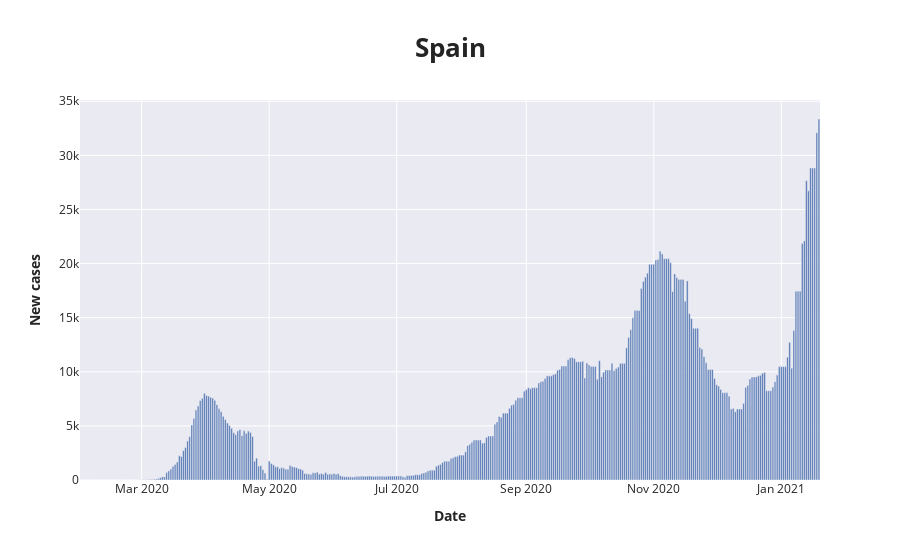
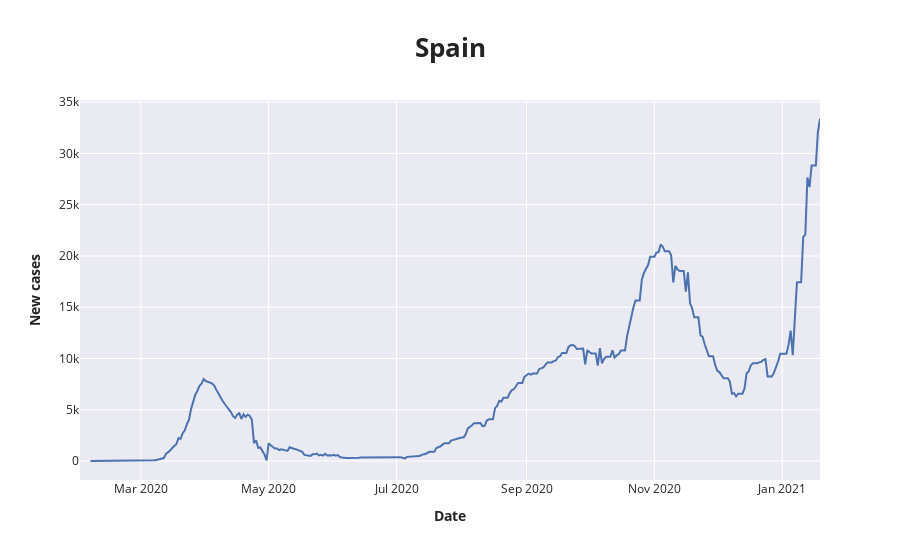
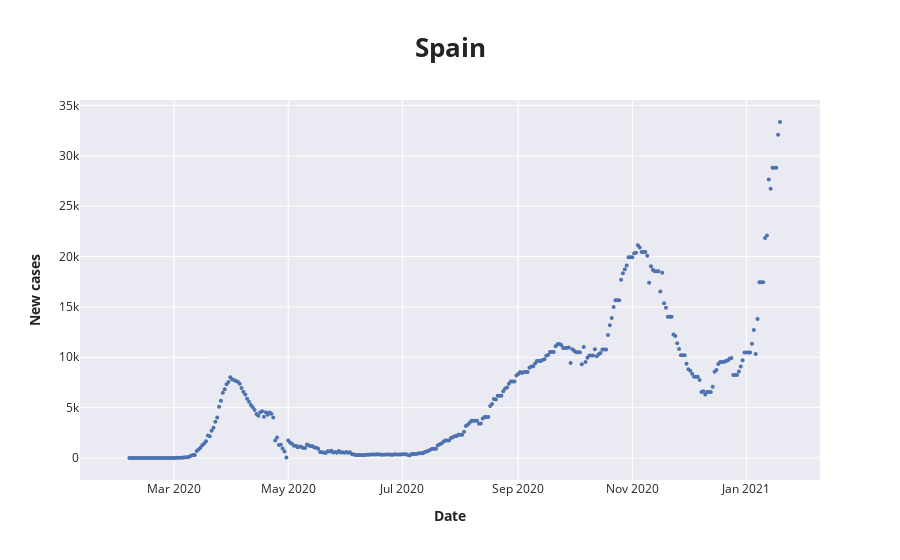
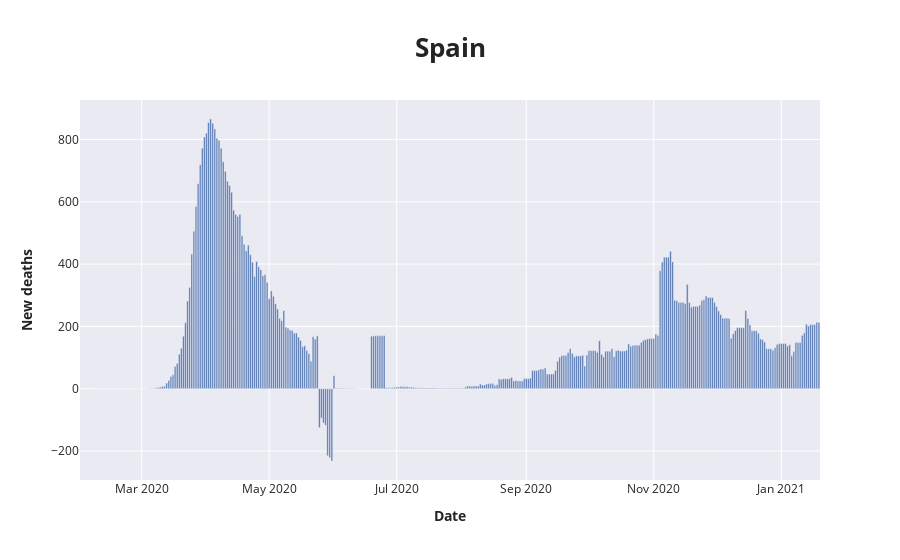

The cell these charts' notebook holds for them, in order:
### Code cell
make_barplot(c_df, "date", "new_cases_smoothed", "Date", "New cases", country)
make_lineplot(c_df, "date", "new_cases_smoothed", "Date", "New cases", country)
make_scatter(c_df, "date", "new_cases_smoothed", "Date", "New cases", country)
make_barplot(c_df, "date", "new_deaths_smoothed", "Date", "New deaths", country)
make_lineplot(c_df, "date", "new_deaths_smoothed", "Date", "New deaths", country)
make_scatter(c_df, "date", "new_deaths_smoothed", "Date", "New deaths", country)

### Figure 1 — Plotly figure (JSON) as saved in the notebook; plotly's stock layout.template omitted (floating-point values rounded to 4 significant figures; data arrays with more than 128 entries replaced by an {"elided": "..."} marker saying what was removed)
{"data": [{"alignmentgroup": "True", "hovertemplate": "<b>Date</b>=%{x}<br><b>New cases</b>=%{y}<extra></extra>", "legendgroup": "", "marker": {"color": "rgb(76,114,176)"}, "name": "", "offsetgroup": "", "orientation": "v", "showlegend": false, "textposition": "auto", "type": "bar", "x": {"elided": "354 str values"}, "xaxis": "x", "y": {"elided": "354 float values"}, "yaxis": "y"}], "layout": {"barmode": "relative", "legend": {"tracegroupgap": 0}, "title": {"text": "<span style=\"font-size: 26px;\"><b>Spain</b></span>", "y": 0.92}, "xaxis": {"anchor": "y", "domain": [0, 1], "title": {"text": "<b>Date</b>"}}, "yaxis": {"anchor": "x", "domain": [0, 1], "title": {"text": "<b>New cases</b>"}}}}

### Figure 2 — Plotly figure (JSON) as saved in the notebook; plotly's stock layout.template omitted (floating-point values rounded to 4 significant figures; data arrays with more than 128 entries replaced by an {"elided": "..."} marker saying what was removed)
{"data": [{"hovertemplate": "<b>Date</b>=%{x}<br><b>New cases</b>=%{y}<extra></extra>", "legendgroup": "", "line": {"color": "rgb(76,114,176)", "dash": "solid"}, "mode": "lines", "name": "", "orientation": "v", "showlegend": false, "type": "scatter", "x": {"elided": "354 str values"}, "xaxis": "x", "y": {"elided": "354 float values"}, "yaxis": "y"}], "layout": {"legend": {"tracegroupgap": 0}, "title": {"text": "<span style=\"font-size: 26px;\"><b>Spain</b></span>", "y": 0.92}, "xaxis": {"anchor": "y", "domain": [0, 1], "title": {"text": "<b>Date</b>"}}, "yaxis": {"anchor": "x", "domain": [0, 1], "title": {"text": "<b>New cases</b>"}}}}

### Figure 3 — Plotly figure (JSON) as saved in the notebook; plotly's stock layout.template omitted (floating-point values rounded to 4 significant figures; data arrays with more than 128 entries replaced by an {"elided": "..."} marker saying what was removed)
{"data": [{"hovertemplate": "<b>Date</b>=%{x}<br><b>New cases</b>=%{y}<extra></extra>", "legendgroup": "", "marker": {"color": "rgb(76,114,176)", "size": 4, "symbol": "circle"}, "mode": "markers", "name": "", "orientation": "v", "showlegend": false, "type": "scatter", "x": {"elided": "354 str values"}, "xaxis": "x", "y": {"elided": "354 float values"}, "yaxis": "y"}], "layout": {"legend": {"tracegroupgap": 0}, "title": {"text": "<span style=\"font-size: 26px;\"><b>Spain</b></span>", "y": 0.92}, "xaxis": {"anchor": "y", "domain": [0, 1], "title": {"text": "<b>Date</b>"}}, "yaxis": {"anchor": "x", "domain": [0, 1], "title": {"text": "<b>New cases</b>"}}}}

### Figure 4 — Plotly figure (JSON) as saved in the notebook; plotly's stock layout.template omitted (floating-point values rounded to 4 significant figures; data arrays with more than 128 entries replaced by an {"elided": "..."} marker saying what was removed)
{"data": [{"alignmentgroup": "True", "hovertemplate": "<b>Date</b>=%{x}<br><b>New deaths</b>=%{y}<extra></extra>", "legendgroup": "", "marker": {"color": "rgb(76,114,176)"}, "name": "", "offsetgroup": "", "orientation": "v", "showlegend": false, "textposition": "auto", "type": "bar", "x": {"elided": "354 str values"}, "xaxis": "x", "y": {"elided": "354 float values"}, "yaxis": "y"}], "layout": {"barmode": "relative", "legend": {"tracegroupgap": 0}, "title": {"text": "<span style=\"font-size: 26px;\"><b>Spain</b></span>", "y": 0.92}, "xaxis": {"anchor": "y", "domain": [0, 1], "title": {"text": "<b>Date</b>"}}, "yaxis": {"anchor": "x", "domain": [0, 1], "title": {"text": "<b>New deaths</b>"}}}}
